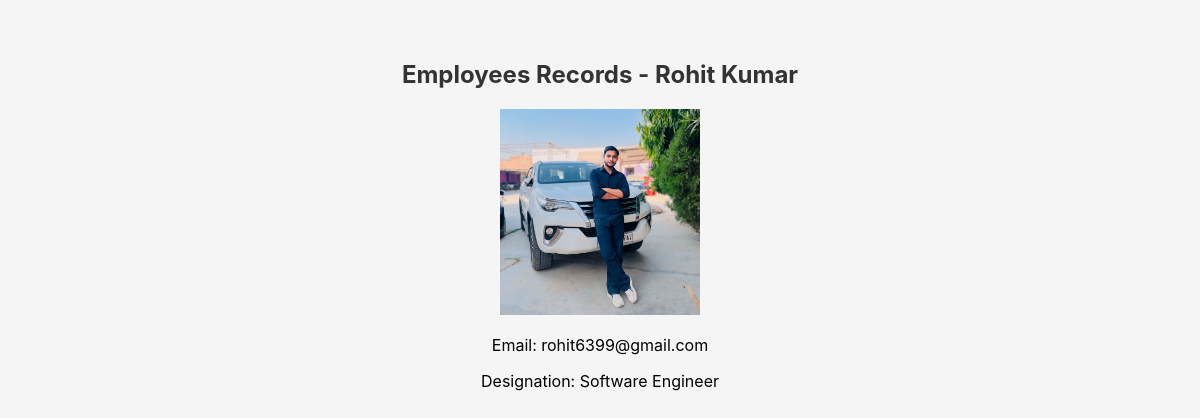
/employee/3/, run on the app's committed database.
### employees/models.py (models this page shows, shortened)
class Employee(models.Model):
    first_name = models.CharField(max_length=25)
    last_name = models.CharField(max_length=25)
    email = models.EmailField(unique=True)
    designation = models.CharField(max_length=50)
    image = models.ImageField(upload_to='emp_images', default='default.jpg')
    salary = models.IntegerField()
    joining_date = models.DateField()
    is_active = models.BooleanField(default=True)
    Department = models.ForeignKey(Department, on_delete=models.SET_NULL, blank=True, null=True)
    manager = models.ForeignKey("self", on_delete=models.SET_NULL, blank=True, null=True)
    def full_name(self):
        return f"{self.first_name} {self.last_name}"

### employees/views.py (the view)
# urls.py: path('<int:id>/', views.employee_detail, name='employee_detail'),
def employee_detail(request, id):
    employee = get_object_or_404(Employee, id=id)
    context = {
        'employee': employee
    }
    return render(request, 'employee_detail.html', context)

### templates/employee_detail.html (shortened to what this page needs)
{% load static %}
<!DOCTYPE html>
<html lang="en-US">
<head>
    <link rel="stylesheet" href="{% static 'css/style.css' %}">
    <link rel="stylesheet" href="https://cdnjs.cloudflare.com/ajax/libs/font-awesome/4.7.0/css/font-awesome.min.css">
</head>
<body>
    <h2>Employees Records - {{ employee.full_name }} </h2>
    <img src="{{ employee.image.url }}" alt="{{ employee.full_name }} image" width="200 ">
    <p>Email: {{ employee.email }}</p>
    <p>Designation: {{ employee.designation}}</p>
</body>
</html>

### employees_main/static/css/style.css (style rules this page uses)
body { font-family: "Inter", sans-serif; background: #f5f5f5; margin: 0; padding: 40px; text-align: center; }
h2 { margin-bottom: 20px; color: #333; }

### data on the page
Employee: full_name "Rohit Kumar", image (picture), email "rohit6399@gmail.com", designation "Software Engineer"
